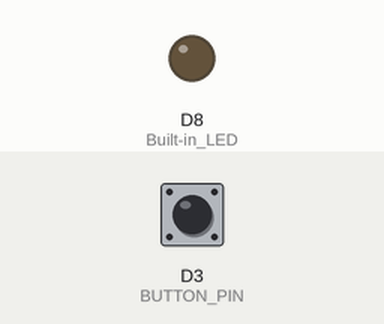
This sketch was run on a simulated ESP8266 (NodeMCU). On the bench: output pins drawn as LEDs (lit = HIGH). Dashed ring = blinking. The test bench sets the inputs (shaded band); at power-on: D3 (BUTTON_PIN) HIGH. WiFi joins after 1.5 s; servers stay silent unless stated; uploads are accepted with an empty reply; what the sketch prints to the serial monitor is not drawn.

Above: at 2.8 s.
2.9 s: D3 (BUTTON_PIN) pulled LOW for 0.15 s
At 5.8 s:
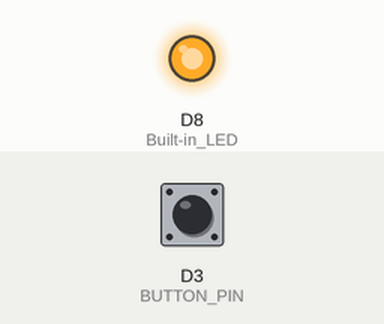
6.0 s: D3 (BUTTON_PIN) pulled LOW for 1 s
At 7.7 s:
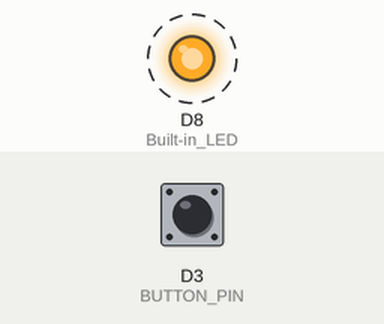
9.9 s: D3 (BUTTON_PIN) pulled LOW for 3.2 s
At 13.0 s:
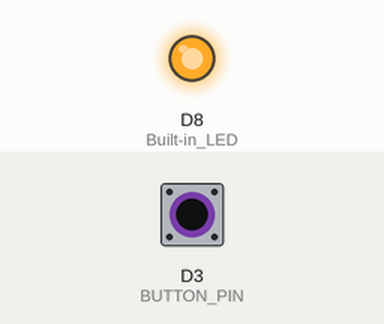
Timing chart, 0 to 14.5 s (numbered marks = the images above; inputs shaded):
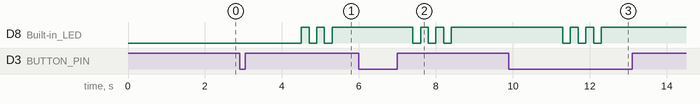

The sketch:

shesafe_button.ino
```cpp
#include <ESP8266WiFi.h>
#include <WiFiClient.h>

// ==================== CONFIGURATION ====================
#define WIFI_SSID "Redmi"                 // Change to your WiFi SSID
#define WIFI_PASSWORD "12345678"          // Change to your WiFi password
#define SERVER_IP "192.168.43.153"        // Change to your PC's IP (Windows: ipconfig → IPv4 Address)
#define SERVER_PORT 3000
#define BUTTON_PIN D3                     // GPIO0 on NodeMCU

// ==================== GLOBALS ====================
WiFiClient client;
int buttonState = HIGH;
int lastButtonState = HIGH;
unsigned long lastDebounceTime = 0;
const unsigned long debounceDelay = 50;
bool isConnected = false;

// ==================== SETUP ====================
void setup() {
  Serial.begin(115200);
  delay(100);

  Serial.println("\n\n╔════════════════════════════════════════╗");
  Serial.println("║     SheSafe Emergency Button Setup     ║");
  Serial.println("║     NodeMCU ESP8266                    ║");
  Serial.println("╚════════════════════════════════════════╝\n");

  pinMode(BUTTON_PIN, INPUT_PULLUP);
  pinMode(D8, OUTPUT);  // Built-in LED

  Serial.println("[STARTUP] Button pin configured: D3 (GPIO0)");
  Serial.println("[STARTUP] LED pin configured: D8");

  connectToWiFi();
}

// ==================== MAIN LOOP ====================
void loop() {
  // Read button with debouncing
  int reading = digitalRead(BUTTON_PIN);

  if (reading != lastButtonState) {
    lastDebounceTime = millis();
  }

  if ((millis() - lastDebounceTime) > debounceDelay) {
    if (reading != buttonState) {
      buttonState = reading;

      if (buttonState == LOW) {  // Button pressed
        Serial.println("\n╔════════════════════════════════════════╗");
        Serial.println("║          🆘 BUTTON PRESSED! 🆘         ║");
        Serial.println("╚════════════════════════════════════════╝");
        handleButtonPress();
      }
    }
  }

  lastButtonState = reading;

  // Check WiFi connection every 5 seconds
  static unsigned long lastWiFiCheck = 0;
  if (millis() - lastWiFiCheck > 5000) {
    lastWiFiCheck = millis();
    if (WiFi.status() != WL_CONNECTED) {
      Serial.println("[WARNING] WiFi disconnected, reconnecting...");
      connectToWiFi();
    }
  }

  delay(10);
}

// ==================== WIFI CONNECTION ====================
void connectToWiFi() {
  Serial.println("\n[WiFi] Connecting to: " + String(WIFI_SSID));
  WiFi.mode(WIFI_STA);
  WiFi.begin(WIFI_SSID, WIFI_PASSWORD);

  int attempts = 0;
  while (WiFi.status() != WL_CONNECTED && attempts < 20) {
    delay(500);
    Serial.print(".");
    attempts++;
  }

  if (WiFi.status() == WL_CONNECTED) {
    isConnected = true;
    Serial.println("\n✓ Connected!");
    Serial.println("[WiFi] IP Address: " + WiFi.localIP().toString());
    Serial.println("[WiFi] Server: " + String(SERVER_IP) + ":" + SERVER_PORT);
  } else {
    isConnected = false;
    Serial.println("\n✗ Failed to connect to WiFi");
    Serial.println("[WiFi] Check SSID and Password");
  }
}

// ==================== BUTTON PRESS HANDLER ====================
void handleButtonPress() {
  if (!isConnected) {
    Serial.println("[ERROR] Not connected to WiFi");
    blinkLED(1);
    return;
  }

  Serial.println("[ALERT] Attempting to connect to server...");
  Serial.println("[ALERT] Server: " + String(SERVER_IP) + ":" + SERVER_PORT);

  if (client.connect(SERVER_IP, SERVER_PORT)) {
    Serial.println("[ALERT] ✓ Connected to server");

    // Send HTTP GET request
    String request = "GET /alert HTTP/1.1\r\n";
    request += "Host: " + String(SERVER_IP) + "\r\n";
    request += "Connection: close\r\n";
    request += "\r\n";

    client.print(request);
    Serial.println("[ALERT] Sent SOS request to server");

    // Wait for response
    unsigned long timeout = millis();
    String response = "";
    while (client.connected() && millis() - timeout < 3000) {
      if (client.available()) {
        response += char(client.read());
      }
      delay(10);
    }

    client.stop();

    // Check response
    if (response.indexOf("200") > 0 || response.indexOf("ok") > 0) {
      Serial.println("[ALERT] ✓ Alert sent successfully!");
      Serial.println("[ALERT] SMS will be sent to all emergency contacts");
      blinkLED(3);  // Success: 3 blinks
    } else {
      Serial.println("[ERROR] Server returned error");
      Serial.println("[ERROR] Response: " + response.substring(0, 200));
      blinkLED(2);  // Error: 2 blinks
    }
  } else {
    Serial.println("[ERROR] ✗ Failed to connect to server");
    Serial.println("[ERROR] Check server IP and port");
    Serial.println("[ERROR] Server should be running: node server/index.js");
    blinkLED(1);  // Fail: 1 blink
  }

  Serial.println("[ALERT] Ready for next alert\n");
}

// ==================== LED BLINK INDICATOR ====================
void blinkLED(int times) {
  for (int i = 0; i < times; i++) {
    digitalWrite(D8, LOW);   // LED on
    delay(200);
    digitalWrite(D8, HIGH);  // LED off
    delay(200);
  }
}

// ==================== SERIAL COMMANDS ====================
// Uncomment to enable serial debugging commands
/*
void serialEvent() {
  while (Serial.available()) {
    char c = Serial.read();
    if (c == 's' || c == 'S') {
      Serial.println("[DEBUG] Status request");
      Serial.println("  WiFi: " + String(isConnected ? "Connected" : "Disconnected"));
      Serial.println("  IP: " + WiFi.localIP().toString());
      Serial.println("  Signal: " + String(WiFi.RSSI()) + " dBm");
    }
  }
}
*/
```

Measured:
- after the input at 2.9 s, D8 (Built-in_LED): alternates HIGH for 0.20 s and LOW for 0.20 s, 5 changes in all, then stays HIGH, starting after 1.6 s
- after the input at 6.0 s, D8 (Built-in_LED): alternates HIGH for 0.20 s and LOW for 0.20 s, 6 changes in all, then stays HIGH, starting after 1.4 s
- after the input at 9.9 s, D8 (Built-in_LED): alternates HIGH for 0.20 s and LOW for 0.20 s, 6 changes in all, then stays HIGH, starting after 1.4 s
